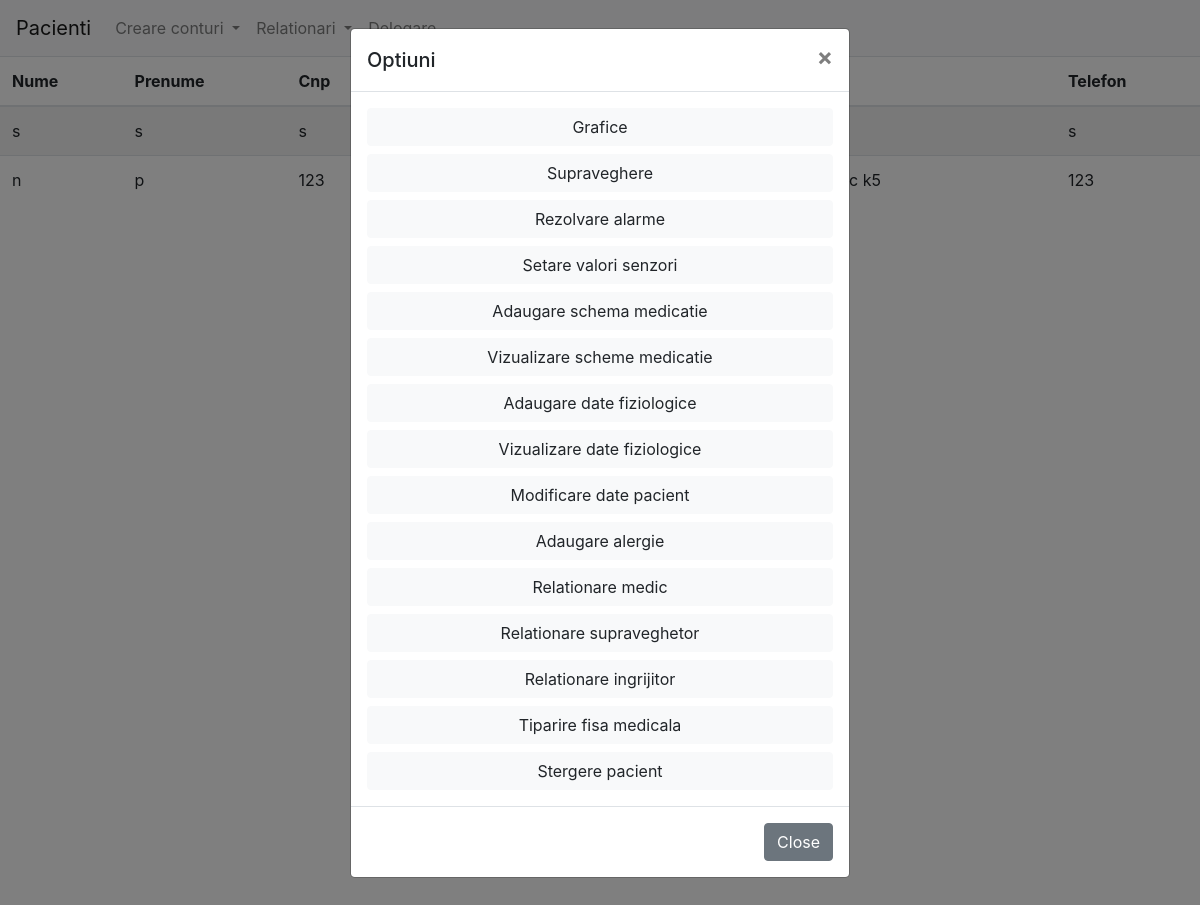
/Proiect_IP/administrator/homeadmin.php, run on an earlier commit of the app's database.
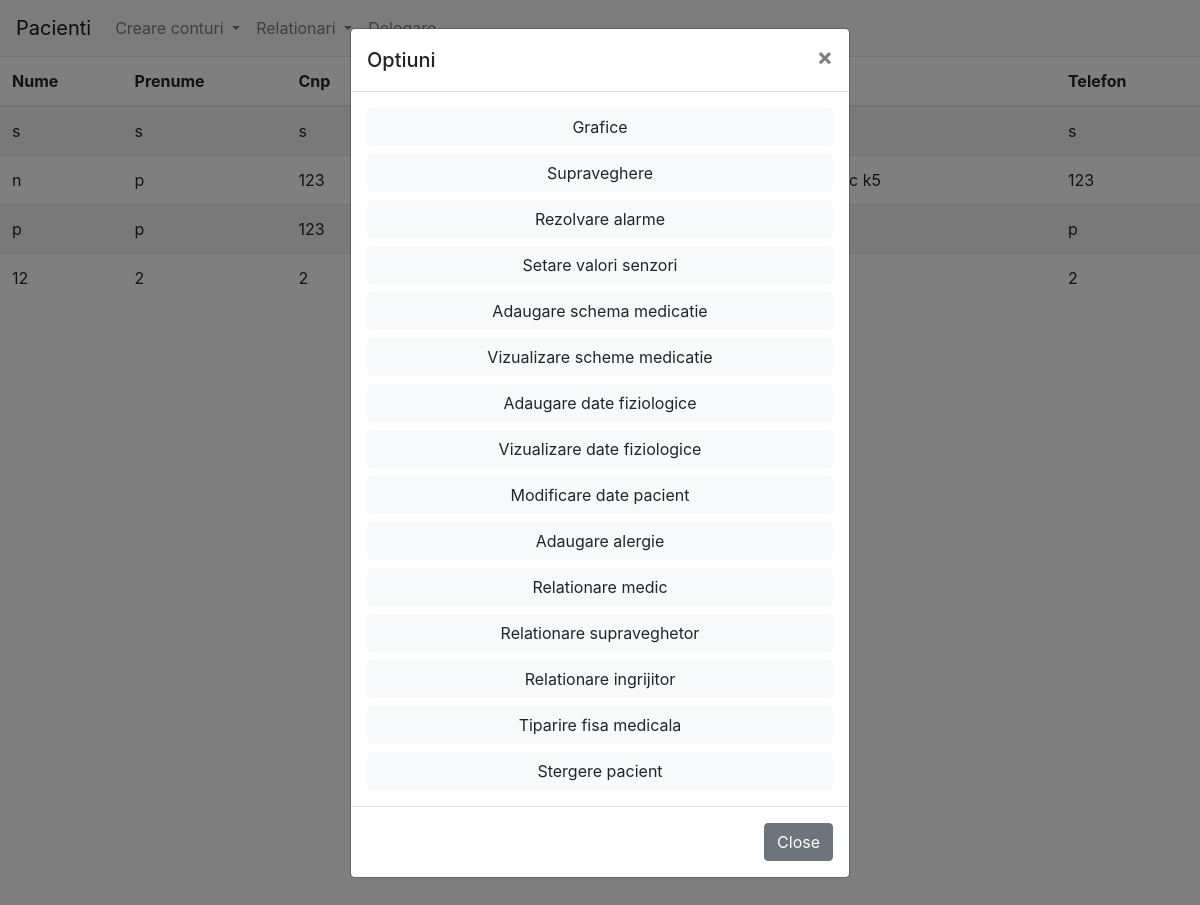
And on a later commit of the database.
### tables this page shows
CREATE TABLE `utilizator` (
  `id` int(11) NOT NULL,
  `utilizator` varchar(255) NOT NULL,
  `parola` varchar(255) NOT NULL,
  `tip` varchar(30) NOT NULL,
  `nume` varchar(255) NOT NULL,
  `prenume` varchar(255) NOT NULL,
  `cnp` varchar(20) NOT NULL,
  `data_nasterii` date NOT NULL,
  `sex` varchar(20) NOT NULL,
  `adresa` varchar(255) NOT NULL,
  `telefon` varchar(30) NOT NULL,
  `email` varchar(255) NOT NULL,
  `profesie` varchar(255) NOT NULL,
  `loc_munca` varchar(255) NOT NULL
);

### Proiect_IP/administrator/homeadmin.php (the view, shortened to what this page needs)
<!DOCTYPE html>
<html>
<head>
	<link rel="stylesheet" href="https://stackpath.bootstrapcdn.com/bootstrap/4.3.1/css/bootstrap.min.css">
	<link rel="stylesheet" href="./clickable.js">
</head>
<body>
	<?php
	include './NavBar.php';
	?>
	<div class="limiter">
		<table class="table table-striped table-responsive-sm">
			<thead>
				<tr>
					<th scope="col">Nume</th>
					<th scope="col">Prenume</th>
					<th scope="col">Cnp</th>
					<th scope="col">Varsta</th>
					<th scope="col">Sex</th>
					<th scope="col">Adresa</th>
					<th scope="col">Telefon</th>
				</tr>
			</thead>
			<tbody>
				<?php
				$con = mysqli_connect("35.238.19.69", "root", "", "proiectip") or die("conectare esuata");
				$sql = "SELECT id, tip, nume, prenume, cnp, data_nasterii, sex, adresa, telefon FROM utilizator";
				$result = $con->query($sql);
				while ($row = $result->fetch_assoc()) {
					$tip = $row["tip"];
					if($tip=="pacient")
					{
						$id_click = $row["id"];
						$row["data_nasterii"] = varsta($row["data_nasterii"]);
						?>
						<tr onclick="window.location='./homeadmin.php?id_click=<?php echo $id_click ?>';">
							<?php
							unset($row["id"]);
							unset($row["tip"]);
							foreach ($row as  $index => $field) {
									echo "<td>";
									echo $field;
									echo "</td>";
							}
							?>
						</tr>
						<?php
					}
				}
			?>
			</tbody>
		</table>
	</div>
</body>
<?php
function varsta($data_nasterii)
{
	$differenceFormat = "%y";
	$datetime1 = date_create($data_nasterii);
	$today = date("Y-m-d H:i:s");
	$today=date_create($today);
	$interval = date_diff($today, $datetime1);
	return $interval->format($differenceFormat);
}
?>
<div class="modal fade" id="orderModal" tabindex="-1" role="dialog" aria-labelledby="orderModalLabel" aria-hidden="true">
	<div class="modal-dialog" role="document">
		<div class="modal-content">
			<div class="modal-header">
				<h5 class="modal-title" id="exampleModalLabel">Optiuni</h5>
				<button type="button" class="close" data-dismiss="modal" aria-label="Close">
				<span aria-hidden="true">&times;</span>
				</button>
			</div>
				<div class="modal-body">
				<button onclick="window.location.href='./charts.php?id_click=<?php echo $_GET['id_click']; ?>'" type="button" class="btn btn-light btn-block">Grafice</button>
				<button onclick="window.location.href='./supraveghere.php?id_click=<?php echo $_GET['id_click']; ?>'" type="button" class="btn btn-light btn-block">Supraveghere</button>
				<button onclick="window.location.href='./rezolvarealarma.php?id_click=<?php echo $_GET['id_click']; ?>'" type="button" class="btn btn-light btn-block">Rezolvare alarme</button>
				<button onclick="window.location.href='./setaresenzori.php?id_click=<?php echo $_GET['id_click']; ?>'" type="button" class="btn btn-light btn-block">Setare valori senzori</button>
				<button onclick="window.location.href='./schemaMedicatie.php?id_click=<?php echo $_GET['id_click']; ?>'" type="button" class="btn btn-light btn-block">Adaugare schema medicatie</button>
				<button onclick="window.location.href='./vizualizareScheme.php?id_click=<?php echo $_GET['id_click']; ?>'" type="button" class="btn btn-light btn-block">Vizualizare scheme medicatie</button>
				<button onclick="window.location.href='./adaugaredatefiziologice.php?id_click=<?php echo $_GET['id_click']; ?>'" type="button" class="btn btn-light btn-block">Adaugare date fiziologice</button>
				<button onclick="window.location.href='./vizualizaredatefiziologice.php?id_click=<?php echo $_GET['id_click']; ?>'" type="button" class="btn btn-light btn-block">Vizualizare date fiziologice</button>
				<button onclick="window.location.href='./modificarePacient.php?id_click=<?php echo $_GET['id_click']; ?>'" type="button" class="btn btn-light btn-block">Modificare date pacient</button>
				<button onclick="window.location.href='./alergie.php?id_click=<?php echo $_GET['id_click']; ?>'" type="button" class="btn btn-light btn-block">Adaugare alergie</button>
				<button onclick="window.location.href='./relationaremedic.php?id_click=<?php echo $_GET['id_click']; ?>'" type="button" class="btn btn-light btn-block">Relationare medic</button>
				<button onclick="window.location.href='./relationaresupraveghetor.php?id_click=<?php echo $_GET['id_click']; ?>'" type="button" class="btn btn-light btn-block">Relationare supraveghetor</button>
				<button onclick="window.location.href='./relationareingrijitor.php?id_click=<?php echo $_GET['id_click']; ?>'" type="button" class="btn btn-light btn-block">Relationare ingrijitor</button>
				<button onclick="window.location.href='./tiparire.php?id_click=<?php echo $_GET['id_click']; ?>'" type="button" class="btn btn-light btn-block">Tiparire fisa medicala</button>
				<button onclick="window.location.href='./stergerepacient.php?id_click=<?php echo $_GET['id_click']; ?>'" type="button" class="btn btn-light btn-block">Stergere pacient</button>
			</div>
			<div class="modal-footer">
				<button type="button" class="btn btn-secondary" data-dismiss="modal">Close</button>
			</div>
		</div>
	</div>
</div>
</html>

### Proiect_IP/administrator/NavBar.php (shortened to what this page needs)
<section>
	<nav class="navbar navbar-expand-lg navbar-light bg-light">
		<a class="navbar-brand" href="/Proiect_IP/administrator/homeadmin.php">Pacienti</a>
		<div class="collapse navbar-collapse" id="navbarSupportedContent">
			<ul class="navbar-nav mr-auto">
				<li class="nav-item dropdown">
					<a class="nav-link dropdown-toggle" href="#" id="navbarDropdown" role="button" data-toggle="dropdown" aria-haspopup="true" aria-expanded="false">
						Creare conturi
					</a>
				</li>
				<li class="nav-item dropdown">
					<a class="nav-link dropdown-toggle" href="#" id="navbarDropdown" role="button" data-toggle="dropdown" aria-haspopup="true" aria-expanded="false">
						Relationari
					</a>
				</li>
				<li class="nav-item active">
                    <div>
                        <a class="nav-link" href="/Proiect_IP/login.php">Delogare<span class="sr-only">(current)</span></a>
                    </div>
                </li>
			</ul>
		</div>
	</nav>
</section>

What changed in the data, as far as the page shows it:
added utilizator: nume "p", prenume "p", cnp "123", telefon "p"
added utilizator: nume "12", prenume "2", cnp "2", telefon "2"
